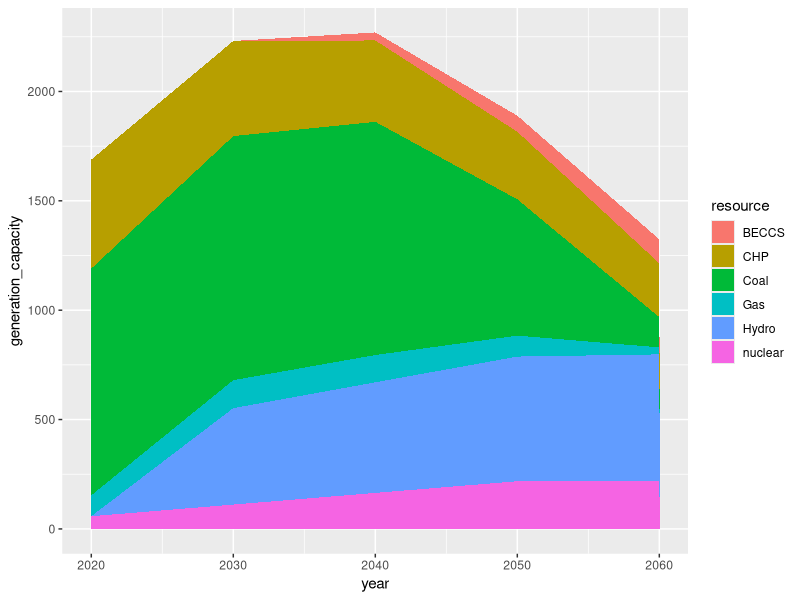
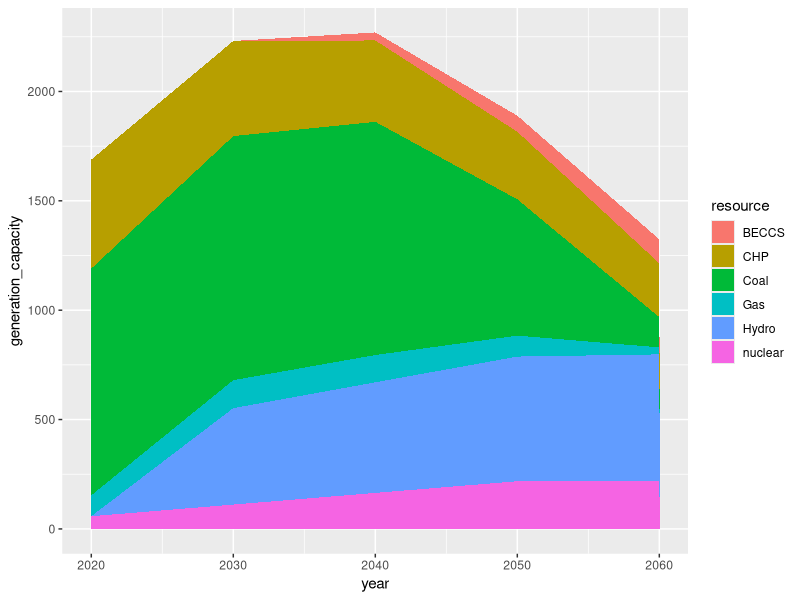

These figures' R source, in order:
library(tidyverse)

df <- read_csv("./data/processed_data/capacity_trajectory_final2.csv")

df_longer <- 
df %>% pivot_longer(2:7, names_to = "resource", values_to="generation_capacity")

df_longer %>% 
  ggplot(aes(fill = resource, x = year, y = generation_capacity)) + 
  geom_area()

ggsave("./figures/generation_capacity_stack_w_gas.png")




